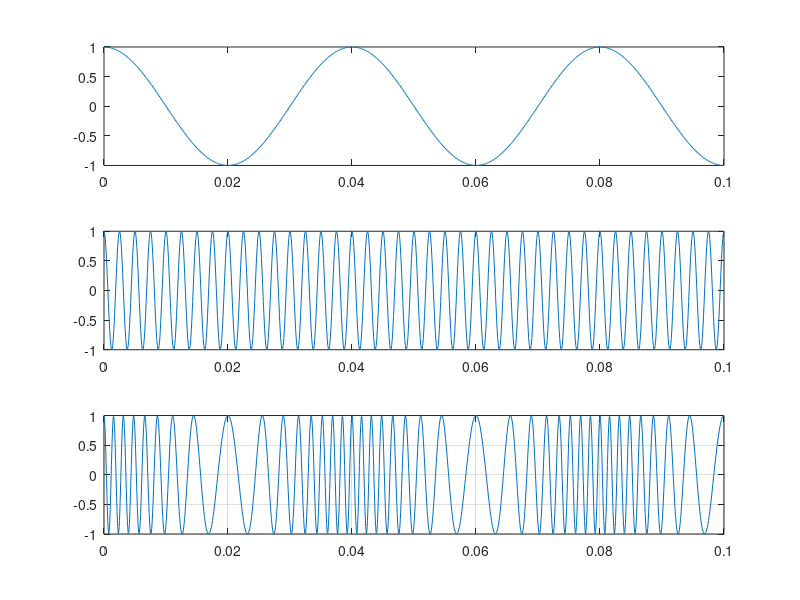

Reproduce this figure in MATLAB.
Ac=1;
fm=25;
fc=400;
beta=10;
t=0:0.0001:0.1;
m=cos(2*pi*fm*t);
c=cos(2*pi*fc*t);
y=Ac*cos(2*pi*fc*t+(beta.*sin(2*pi*fm*t)));
subplot(311);plot(t,m)
subplot(312);plot(t,c)
subplot(313);plot(t,y)
grid on;

% FM configuration %